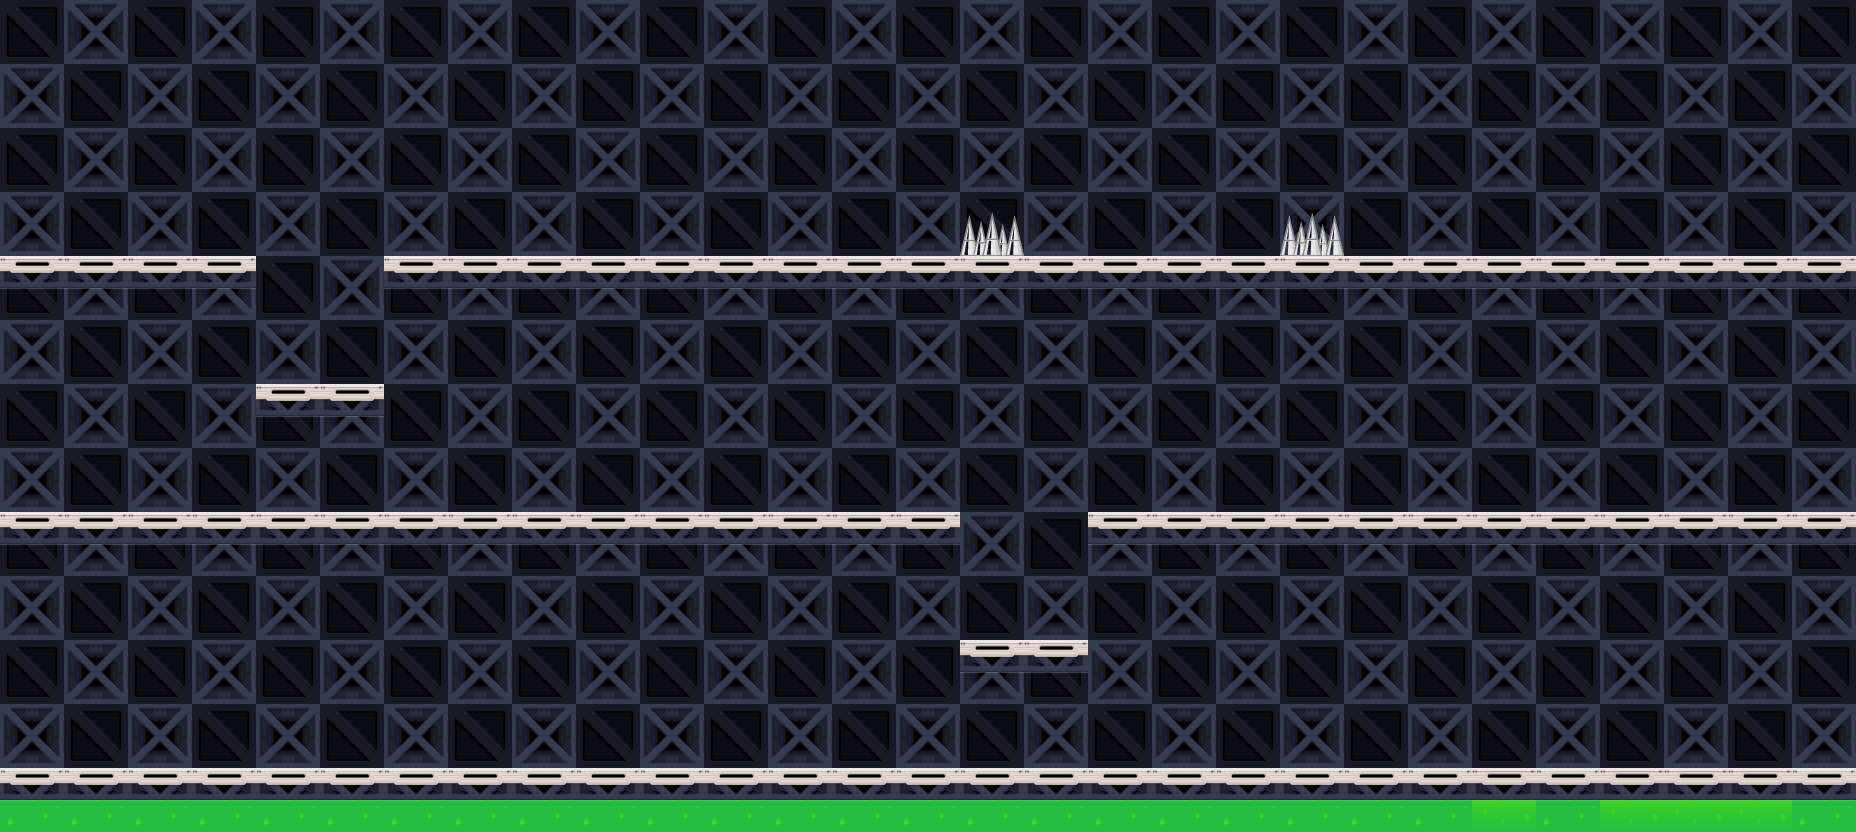

The image is a tile-based game level rendered from a .tmx file. Its description and complete source (layers, tilesets, objects, tile grids) follow:
An orthogonal 29x13 tile map with 64x64 px tiles, 3 tile layers (Collisions, Tile Layer 1, Tile Layer 2).

<map version="1.2" tiledversion="1.3.2" orientation="orthogonal" renderorder="right-down" compressionlevel="0" width="29" height="13" tilewidth="64" tileheight="64" infinite="0" nextlayerid="4" nextobjectid="1">
 <tileset firstgid="1" source="MiniGameTileSet.tsx" />
 <layer id="3" name="Collisions" width="29" height="13">
  <data encoding="csv">
1,1,1,1,1,1,1,1,1,1,1,1,1,1,1,1,1,1,1,1,1,1,1,1,1,1,1,1,1,
1,11,11,11,11,11,11,11,11,11,11,11,11,11,11,11,11,11,11,11,11,11,11,11,11,11,11,11,1,
1,11,11,11,11,11,11,11,11,11,11,11,11,11,11,11,11,11,11,11,11,11,11,11,11,11,11,11,1,
1,11,11,11,11,11,11,11,11,11,11,11,11,11,11,2,11,11,11,11,2,11,11,11,11,11,11,11,1,
1,1,1,1,11,11,1,1,1,1,1,1,1,1,1,1,1,1,1,1,1,1,1,1,1,1,1,1,1,
1,11,11,11,11,11,11,11,11,11,11,11,11,11,11,11,11,11,11,11,11,11,11,11,11,11,11,11,1,
1,11,11,11,1,1,11,11,11,11,11,11,11,11,11,11,11,11,11,11,11,11,11,11,11,11,11,11,1,
1,11,11,11,11,11,11,11,11,11,11,11,11,11,11,11,11,11,11,11,11,11,11,11,11,11,11,11,1,
1,1,1,1,1,1,1,1,1,1,1,1,1,1,1,11,11,1,1,1,1,1,1,1,1,1,1,1,1,
1,11,11,11,11,11,11,11,11,11,11,11,11,11,11,11,11,11,11,11,11,11,11,11,11,11,11,11,1,
1,11,11,11,11,11,11,11,11,11,11,11,11,11,11,1,1,11,11,11,11,11,11,11,11,11,11,11,1,
1,11,11,11,11,11,11,11,11,11,11,11,11,11,11,11,11,11,11,11,11,11,11,11,11,11,11,11,1,
1,1,1,1,1,1,1,1,1,1,1,1,1,1,1,1,1,1,1,1,1,1,1,1,1,1,1,1,1
</data>
 </layer>
 <layer id="1" name="Tile Layer 1" width="29" height="13">
  <data encoding="csv">
6,24,6,24,6,24,6,24,6,24,6,24,6,24,6,24,6,24,6,24,6,24,6,24,6,24,6,24,6,
24,6,24,6,24,6,24,6,24,6,24,6,24,6,24,6,24,6,24,6,24,6,24,6,24,6,24,6,24,
6,24,6,24,6,24,6,24,6,24,6,24,6,24,6,24,6,24,6,24,6,24,6,24,6,24,6,24,6,
24,6,24,6,24,6,24,6,24,6,24,6,24,6,24,6,24,6,24,6,24,6,24,6,24,6,24,6,24,
6,24,6,24,6,24,6,24,6,24,6,24,6,24,6,24,6,24,6,24,6,24,6,24,6,24,6,24,6,
24,6,24,6,24,6,24,6,24,6,24,6,24,6,24,6,24,6,24,6,24,6,24,6,24,6,24,6,24,
6,24,6,24,6,24,6,24,6,24,6,24,6,24,6,24,6,24,6,24,6,24,6,24,6,24,6,24,6,
24,6,24,6,24,6,24,6,24,6,24,6,24,6,24,6,24,6,24,6,24,6,24,6,24,6,24,6,24,
6,24,6,24,6,24,6,24,6,24,6,24,6,24,6,24,6,24,6,24,6,24,6,24,6,24,6,24,6,
24,6,24,6,24,6,24,6,24,6,24,6,24,6,24,6,24,6,24,6,24,6,24,6,24,6,24,6,24,
6,24,6,24,6,24,6,24,6,24,6,24,6,24,6,24,6,24,6,24,6,24,6,24,6,24,6,24,6,
24,6,24,6,24,6,24,6,24,6,24,6,24,6,24,6,24,6,24,6,24,6,24,6,24,6,24,6,24,
2,2,2,2,2,2,2,2,2,2,2,2,2,2,2,2,2,2,2,2,2,2,2,1,2,1,1,1,2
</data>
 </layer>
 <layer id="2" name="Tile Layer 2" width="29" height="13">
  <data encoding="csv">
0,0,0,0,0,0,0,0,0,0,0,0,0,0,0,0,0,0,0,0,0,0,0,0,0,0,0,0,0,
0,0,0,0,0,0,0,0,0,0,0,0,0,0,0,0,0,0,0,0,0,0,0,0,0,0,0,0,0,
0,0,0,0,0,0,0,0,0,0,0,0,0,0,0,0,0,0,0,0,0,0,0,0,0,0,0,0,0,
0,0,0,0,0,0,0,0,0,30,30,0,0,0,30,13,0,0,0,30,13,0,0,0,0,0,0,0,0,
18,18,18,18,0,0,18,18,18,18,18,18,18,18,18,18,18,18,18,18,18,18,18,18,18,18,18,18,18,
0,0,0,0,0,0,0,0,0,0,0,0,0,0,0,0,0,0,0,0,0,0,0,0,0,0,0,0,0,
0,0,0,0,18,18,0,0,0,0,0,0,0,0,0,0,0,0,0,0,0,0,0,0,0,0,0,0,0,
0,0,30,0,0,0,0,0,0,0,0,30,30,0,0,0,0,0,0,0,0,30,30,0,0,0,0,0,0,
18,18,18,18,18,18,18,18,18,18,18,18,18,18,18,0,0,18,18,18,18,18,18,18,18,18,18,18,18,
0,0,0,0,0,0,0,0,0,0,0,0,0,0,0,0,0,0,0,0,0,0,0,0,0,0,0,0,0,
0,0,0,0,0,0,0,0,0,0,0,0,0,0,0,18,18,0,0,0,0,0,0,0,0,0,0,0,0,
0,0,0,0,0,0,0,0,0,0,0,0,0,0,0,0,0,0,0,0,0,0,0,0,0,0,0,0,0,
18,18,18,18,18,18,18,18,18,18,18,18,18,18,18,18,18,18,18,18,18,18,18,18,18,18,18,18,18
</data>
 </layer>
</map>
